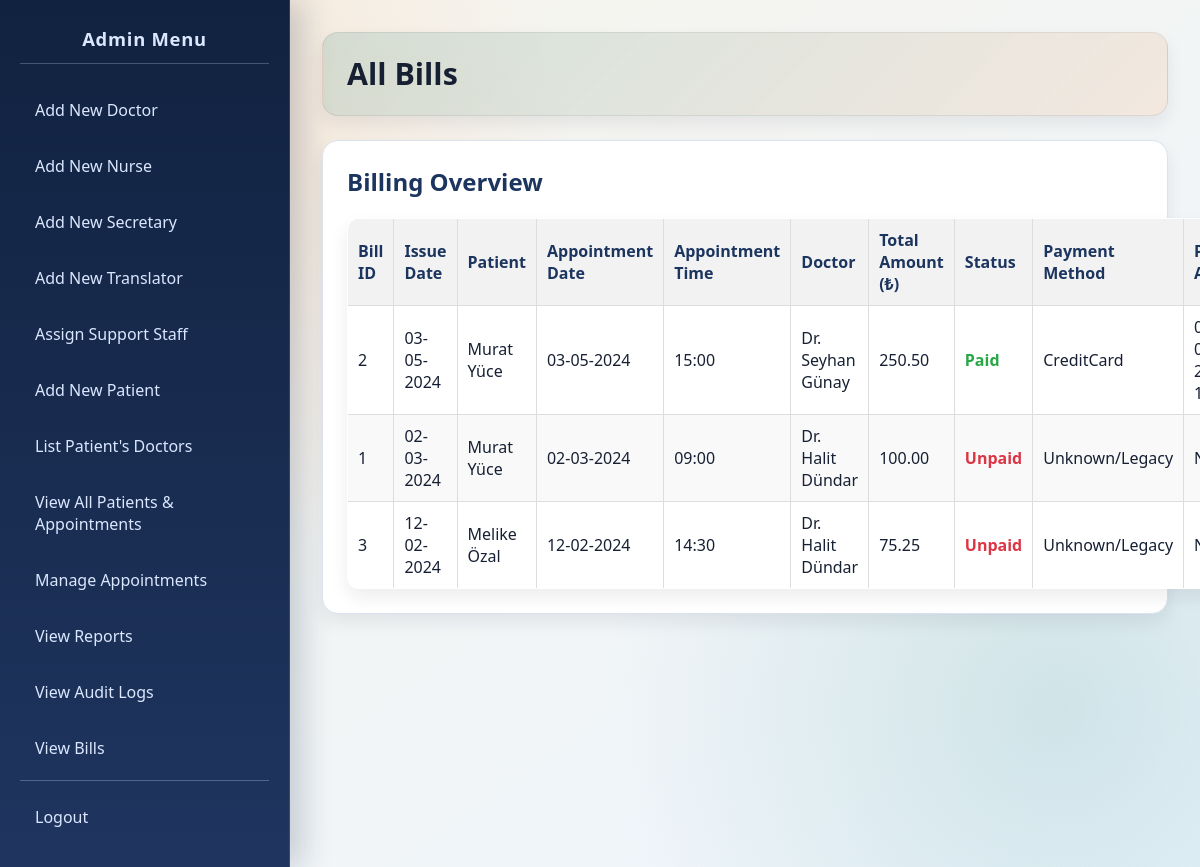
/admin/view_bills.php (signed in), run on the app's committed database.
### tables this page shows
CREATE TABLE `Bill` (
  `Bill_ID` int(11) NOT NULL,
  `Patient_ID` bigint(20) NOT NULL,
  `Appointment_ID` int(11) NOT NULL,
  `Total_Amount` decimal(10,2) NOT NULL,
  `Issue_Date` date NOT NULL,
  `Status` enum('Paid','Unpaid') NOT NULL DEFAULT 'Unpaid',
  `Payment_Method` enum('Cash','CreditCard','Bitcoin','Other') DEFAULT NULL,
  `Paid_At` datetime DEFAULT NULL,
  `Payment_Reference` varchar(255) DEFAULT NULL
);

CREATE TABLE `Patient` (
  `Patient_ID` bigint(20) NOT NULL,
  `Patient_First_Name` varchar(100) NOT NULL,
  `Patient_Last_Name` varchar(100) NOT NULL,
  `Patient_Gender` varchar(10) DEFAULT NULL,
  `Patient_DOB` date DEFAULT NULL,
  `Patient_Blood_Type` varchar(5) DEFAULT NULL,
  `Patient_Phone` varchar(20) DEFAULT NULL,
  `Patient_Address` text DEFAULT NULL,
  `Patient_Password` varchar(255) NOT NULL
);

CREATE TABLE `Appointment` (
  `Appointment_ID` int(11) NOT NULL,
  `Patient_ID` bigint(20) NOT NULL,
  `Doctor_ID` int(11) NOT NULL,
  `Nurse_ID` int(11) DEFAULT NULL,
  `Appointment_Date` date NOT NULL,
  `Appointment_Time` time NOT NULL,
  `Follow_Up_Appointment_ID` int(11) DEFAULT NULL,
  `Status` varchar(50) DEFAULT 'Scheduled'
);

CREATE TABLE `Doctor` (
  `Doctor_ID` int(11) NOT NULL,
  `Doctor_First_Name` varchar(100) NOT NULL,
  `Doctor_Last_Name` varchar(100) NOT NULL,
  `Doctor_Gender` varchar(10) DEFAULT NULL,
  `Doctor_Email` varchar(255) NOT NULL,
  `Doctor_Phone` varchar(20) DEFAULT NULL,
  `Clinic_ID` int(11) DEFAULT NULL,
  `Doctor_Password` varchar(255) NOT NULL,
  `Admin_ID` int(11) DEFAULT NULL
);

### admin/view_bills.php (the view, shortened to what this page needs)
<?php
require_once '../includes/db_connect.php';
$bills = [];
$fetch_error = null;
$sql = "SELECT
            b.`Bill_ID`,
            b.`Total_Amount`,
            b.`Issue_Date`,
            b.`Status` AS `Bill_Status`,
            b.`Payment_Method`,
            b.`Paid_At`,
            b.`Payment_Reference`,
            p.`Patient_First_Name`,
            p.`Patient_Last_Name`,
            a.`Appointment_Date`,
            a.`Appointment_Time`,
            d.`Doctor_First_Name`,
            d.`Doctor_Last_Name`
        FROM `Bill` b
        JOIN `Appointment` a ON b.`Appointment_ID` = a.`Appointment_ID`
        JOIN `Patient` p ON b.`Patient_ID` = p.`Patient_ID`
        JOIN `Doctor` d ON a.`Doctor_ID` = d.`Doctor_ID`
        ORDER BY b.`Issue_Date` DESC, b.`Bill_ID` DESC";
$stmt = $conn->prepare($sql);
if ($stmt) {
    $stmt->execute();
    $result = $stmt->get_result();
    while ($row = $result->fetch_assoc()) {
        $bills[] = $row;
    }
} else {
    $fetch_error = "Error fetching bills: " . $conn->error;
}
?>
<!DOCTYPE html>
<html lang="en">
<head>
    <link rel="stylesheet" href="../css/style.css">
</head>
<body>
    <div class="sidebar">
        <h2>Admin Menu</h2>
        <ul>
            <li><a href="add_doctor.php">Add New Doctor</a></li>
            <li><a href="add_nurse.php">Add New Nurse</a></li>
            <li><a href="add_secretary.php">Add New Secretary</a></li>
            <li><a href="add_translator.php">Add New Translator</a></li>
            <li><a href="manage_support_staff.php">Assign Support Staff</a></li>
            <li><a href="add_patient.php">Add New Patient</a></li>
            <li><a href="find_patient_doctors.php">List Patient's Doctors</a></li>
            <li><a href="view_all_patients_appointments.php">View All Patients & Appointments</a></li>
            <li><a href="manage_appointments.php">Manage Appointments</a></li>
            <li><a href="reports.php">View Reports</a></li>
            <li><a href="audit_logs.php">View Audit Logs</a></li>
            <li><a href="view_bills.php">View Bills</a></li>
        </ul>
        <div class="logout-link">
            <a href="../logout.php">Logout</a>
        </div>
    </div>
    <div class="main-content">
        <div class="header">
            <h1>All Bills</h1>
        </div>
        <div class="content-section">
            <h2>Billing Overview</h2>
            <?php if ($fetch_error): ?>
                <p style="color: red;"><?php echo htmlspecialchars($fetch_error); ?></p>
            <?php elseif (empty($bills)): ?>
                <p class="no-bills">No bills have been created yet.</p>
            <?php else: ?>
                <table class="bills-table">
                    <thead>
                        <tr>
                            <th>Bill ID</th>
                            <th>Issue Date</th>
                            <th>Patient</th>
                            <th>Appointment Date</th>
                            <th>Appointment Time</th>
                            <th>Doctor</th>
                            <th>Total Amount (₺)</th>
                            <th>Status</th>
                            <th>Payment Method</th>
                            <th>Paid At</th>
                        </tr>
                    </thead>
                    <tbody>
                        <?php foreach ($bills as $bill): ?>
                            <?php
                                $status = $bill['Bill_Status'] ?? 'Unpaid';
                                $status_class = 'status-' . strtolower($status);
                            ?>
                            <tr>
                                <td><?php echo htmlspecialchars($bill['Bill_ID']); ?></td>
                                <td><?php echo htmlspecialchars(date("d-m-Y", strtotime($bill['Issue_Date']))); ?></td>
                                <td><?php echo htmlspecialchars($bill['Patient_First_Name'] . ' ' . $bill['Patient_Last_Name']); ?></td>
                                <td><?php echo htmlspecialchars(date("d-m-Y", strtotime($bill['Appointment_Date']))); ?></td>
                                <td><?php echo $bill['Appointment_Time'] ? htmlspecialchars(date("H:i", strtotime($bill['Appointment_Time']))) : 'N/A'; ?></td>
                                <td>Dr. <?php echo htmlspecialchars($bill['Doctor_First_Name'] . ' ' . $bill['Doctor_Last_Name']); ?></td>
                                <td><?php echo htmlspecialchars(number_format((float)$bill['Total_Amount'], 2)); ?></td>
                                <td><span class="<?php echo $status_class; ?>"><?php echo htmlspecialchars($status); ?></span></td>
                                <td><?php echo htmlspecialchars($bill['Payment_Method'] ?? 'Unknown/Legacy'); ?></td>
                                <td><?php echo !empty($bill['Paid_At']) ? htmlspecialchars(date("d-m-Y H:i", strtotime($bill['Paid_At']))) : 'N/A'; ?></td>
                            </tr>
                        <?php endforeach; ?>
                    </tbody>
                </table>
            <?php endif; ?>
        </div>
    </div>
</body>
</html>

### css/style.css (style rules this page uses)
:root { --bg-start: #f7f4eb; --bg-end: #eef6ff; --panel: #ffffff; --ink: #172033; --muted: #5f6b83; --line: #dbe2ef; --accent: #0f766e; --accent-2: #f97316; --nav-start: #112240; --nav-end: #1f355f; --radius: 16px; --shadow-lg: 0 20px 40px rgba(17, 34, 64, 0.15); --shadow-sm: 0 8px 18px rgba(20, 30, 48, 0.08); }
* { box-sizing: border-box; }
body { font-family: "Trebuchet MS", "Segoe UI", sans-serif; margin: 0; min-height: 100vh; color: var(--ink); background: radial-gradient(circle at 12% 18%, rgba(249, 115, 22, 0.12), transparent 34%), radial-gradient(circle at 88% 82%, rgba(15, 118, 110, 0.14), transparent 36%), linear-gradient(145deg, var(--bg-start), var(--bg-end)); display: flex; }
.sidebar { width: 290px; color: #dbe7ff; padding: 26px 20px; display: flex; flex-direction: column; background: linear-gradient(180deg, var(--nav-start), var(--nav-end)); border-right: 1px solid rgba(255, 255, 255, 0.12); box-shadow: 12px 0 30px rgba(17, 34, 64, 0.2); }
.sidebar h2 { margin: 0 0 22px; text-align: center; font-size: 1.15rem; letter-spacing: 0.04em; padding-bottom: 12px; border-bottom: 1px solid rgba(219, 231, 255, 0.25); }
.sidebar ul { list-style: none; margin: 0; padding: 0; flex-grow: 1; }
.sidebar li { margin-bottom: 8px; }
.sidebar a { text-decoration: none; color: #dbe7ff; display: block; padding: 12px 14px; border-radius: 10px; border: 1px solid transparent; transition: transform 0.2s ease, background-color 0.2s ease, border-color 0.2s ease; }
.sidebar .logout-link { margin-top: auto; padding-top: 12px; border-top: 1px solid rgba(219, 231, 255, 0.28); }
.main-content { flex: 1; padding: 32px; overflow-y: auto; }
.main-content .header { padding: 22px 24px; margin-bottom: 24px; border-radius: var(--radius); background: linear-gradient(135deg, rgba(15, 118, 110, 0.14), rgba(249, 115, 22, 0.1)); border: 1px solid rgba(23, 32, 51, 0.08); box-shadow: var(--shadow-sm); }
.main-content .header h1 { margin: 0; font-size: 1.9rem; line-height: 1.25; }
.content-section { background: var(--panel); padding: 24px; border-radius: var(--radius); border: 1px solid var(--line); box-shadow: var(--shadow-sm); margin-bottom: 22px; }
.content-section h2 { margin-top: 0; color: #1c355f; }
a { color: var(--accent); }
table { width: 100%; border-collapse: collapse; background: #fff; border: 1px solid var(--line); border-radius: 12px; overflow: hidden; box-shadow: var(--shadow-sm); }
th, td { padding: 12px; border-bottom: 1px solid #edf1f7; text-align: left; vertical-align: top; }
th { background: #f3f7fd; color: #1c355f; font-weight: 700; }

### admin/view_bills.php (style rules this page uses)
.bills-table { width: 100%; border-collapse: collapse; margin-top: 20px; }
.bills-table th, .bills-table td { border: 1px solid #ddd; padding: 10px; text-align: left; vertical-align: middle; }
.bills-table th { background-color: #f2f2f2; font-weight: bold; }
.bills-table tr:nth-child(even) { background-color: #f9f9f9; }
.status-paid { color: #28a745; font-weight: bold; }
.status-unpaid { color: #dc3545; font-weight: bold; }

### data on the page
bill: Bill_ID "2", Issue_Date "03-05-2024", Patient_ID.Patient_Last_Name "Murat Yüce", Appointment_ID.Appointment_Date "03-05-2024", Appointment_ID.Appointment_Time "15:00", doctor.Doctor_First_Name+Doctor_Last_Name "Seyhan Günay", Total_Amount "250.50", Status "Paid", Payment_Method "CreditCard"
bill: Bill_ID "1", Issue_Date "02-03-2024", Patient_ID.Patient_Last_Name "Murat Yüce", Appointment_ID.Appointment_Date "02-03-2024", Appointment_ID.Appointment_Time "09:00", doctor.Doctor_First_Name+Doctor_Last_Name "Halit Dündar", Total_Amount "100.00", Status "Unpaid", Payment_Method "Unknown/Legacy"
bill: Bill_ID "3", Issue_Date "12-02-2024", Patient_ID.Patient_Last_Name "Melike Özal", Appointment_ID.Appointment_Date "12-02-2024", Appointment_ID.Appointment_Time "14:30", doctor.Doctor_First_Name+Doctor_Last_Name "Halit Dündar", Total_Amount "75.25", Status "Unpaid", Payment_Method "Unknown/Legacy"
